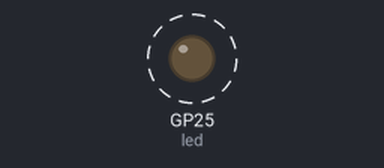
This program was run on a simulated Raspberry Pi Pico running MicroPython. Shown: output pins drawn as LEDs (lit = HIGH). Dashed ring = blinking. Pins used as bus, display or sensor lines are not drawn.

Above: at 0.5 s.
Timing chart, 0 to 4.9 s (numbered marks = the images above):
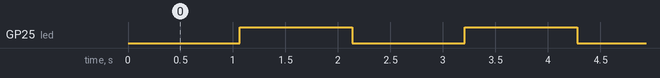

The program:

main-old.py
```python
from machine import Pin, UART
import utime
import sys
import select

# Define the pins for the columns and rows
column_pins = [6, 7, 8, 9]
row_pins = [20, 19, 18]
led = Pin(25, Pin.OUT)

# Create Pin objects for each pin, columns as output and rows as input with pull-down
columns = [Pin(pin, Pin.OUT) for pin in column_pins]
rows = [Pin(pin, Pin.IN, Pin.PULL_DOWN) for pin in row_pins]

button_count = len(columns) * len(rows)
buttons = [False] * button_count
history = [False] * button_count

blink_interval = 1
blink_timer = blink_interval
interval = 0.01
while True:
    for c, column in enumerate(columns):
        column.value(1)

        for r, row in enumerate(rows):
            button_index = r * len(columns) + c
            buttons[button_index] = row.value() == 1

        column.value(0)

    for i in range(button_count):
        if buttons[i] != history[i]:
            if buttons[i]:
                print(i)
                #print(f"Button {i + 1} was pressed")
            #else:
                #print(f"Button {i + 1} was released")
            history[i] = buttons[i]

        # Handle LED blinking
    blink_timer -= interval
    if (blink_timer <= 0.0):
        led.toggle()
        blink_timer = blink_interval

    utime.sleep(interval)

"""
# Define pins
output_pin = Pin(9, Pin.OUT)
input_pin = Pin(20, Pin.IN, Pin.PULL_DOWN)

# Set the output pin to high
output_pin.value(1)

while True:
    print(input_pin.value())
    utime.sleep(1)
"""
```

Measured:
- by itself, GP25 (led): alternates HIGH for 1.1 s and LOW for 1.1 s
